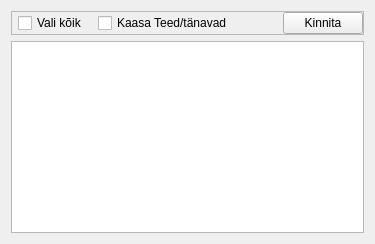
                         <widget class="QWidget" name="tabDel_data_properties">
                          <property name="styleSheet">
                           <string notr="true">#tabKinnistud
{
	background-color: transparent
}</string>
                          </property>
                          <attribute name="title">
                           <string>Kinnistud</string>
                          </attribute>
                          <layout class="QVBoxLayout" name="verticalLayout_110">
                           <item>
                            <widget class="QFrame" name="frDel_data_properties_heading">
                             <property name="frameShape">
                              <enum>QFrame::StyledPanel</enum>
                             </property>
                             <property name="frameShadow">
                              <enum>QFrame::Raised</enum>
                             </property>
                             <layout class="QHBoxLayout" name="horizontalLayout_43">
                              <property name="spacing">
                               <number>10</number>
                              </property>
                              <property name="leftMargin">
                               <number>6</number>
                              </property>
                              <property name="topMargin">
                               <number>0</number>
                              </property>
                              <property name="rightMargin">
                               <number>0</number>
                              </property>
                              <property name="bottomMargin">
                               <number>0</number>
                              </property>
                              <item>
                               <widget class="QCheckBox" name="cbDel_ChooseAll_Data_properties">
                                <property name="text">
                                 <string>Vali kõik</string>
                                </property>
                                <property name="iconSize">
                                 <size>
                                  <width>16</width>
                                  <height>16</height>
                                 </size>
                                </property>
                               </widget>
                              </item>
                              <item>
                               <widget class="QCheckBox" name="cbDel_ChooseAll_Data_include_Allroads">
                                <property name="text">
                                 <string>Kaasa Teed/tänavad</string>
                                </property>
                               </widget>
                              </item>
                              <item>
                               <spacer name="horizontalSpacer_17">
                                <property name="orientation">
                                 <enum>Qt::Horizontal</enum>
                                </property>
                                <property name="sizeHint" stdset="0">
                                 <size>
                                  <width>40</width>
                                  <height>20</height>
                                 </size>
                                </property>
                               </spacer>
                              </item>
                              <item>
                               <widget class="QPushButton" name="pbDel_PreConfirm">
                                <property name="text">
                                 <string>Kinnita</string>
                                </property>
                                <property name="icon">
                                 <iconset>
                                  <normaloff>icons/Icons_hele/check.svg</normaloff>icons/Icons_hele/check.svg</iconset>
                                </property>
                               </widget>
                              </item>
                             </layout>
                            </widget>
                           </item>
                           <item>
                            <widget class="QTableView" name="tbl_Delete_properties"/>
                           </item>
                          </layout>
                         </widget>
